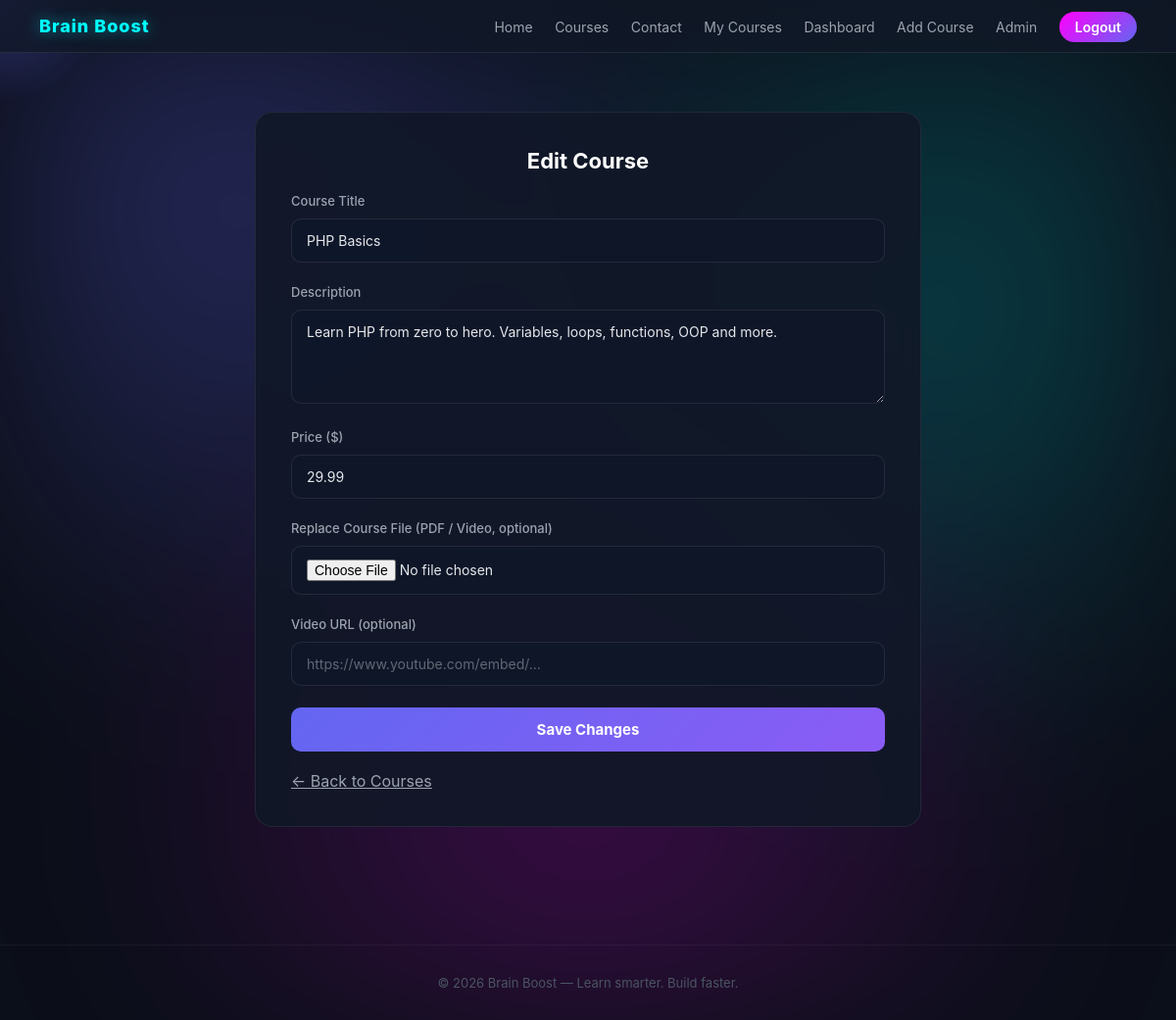
/edit_course.php?id=1 (signed in), run on the app's committed database.
### tables this page shows
CREATE TABLE IF NOT EXISTS courses (
    id          INT AUTO_INCREMENT PRIMARY KEY,
    title       VARCHAR(200) NOT NULL,
    description TEXT         NOT NULL,
    price       DECIMAL(8,2) NOT NULL DEFAULT 0.00,
    instructor  VARCHAR(100) NOT NULL,
    file_path   VARCHAR(300) DEFAULT NULL,
    video_url   VARCHAR(500) DEFAULT NULL,
    created_at  TIMESTAMP DEFAULT CURRENT_TIMESTAMP
);

### helpers.php (called while the page is built, shortened)
<?php
function sanitize($input): string {
    return htmlspecialchars(trim((string)($input ?? '')), ENT_QUOTES, 'UTF-8');
}
function findCourse(int $id): ?array {
    try {
        $db   = getDB();
        $stmt = $db->prepare('SELECT * FROM courses WHERE id = ? LIMIT 1');
        $stmt->execute([$id]);
        $row = $stmt->fetch();
        return $row ?: null;
    } catch (PDOException $e) {
        error_log('findCourse error: ' . $e->getMessage());
        return null;
    }
}

### edit_course.php (the view, shortened to what this page needs)
<?php
require_once 'helpers.php';
$id     = intval($_GET['id'] ?? 0);
$course = findCourse($id);
include 'header.php';
?>
<div class="form-wrapper">
    <div class="card wide-card">
        <h2>Edit Course</h2>
        <form method="POST" enctype="multipart/form-data">
            <label>Course Title</label>
            <input type="text" name="title" value="<?= sanitize($course['title']) ?>" required>
            <label>Description</label>
            <textarea name="description" rows="4" required><?= sanitize($course['description']) ?></textarea>
            <label>Price ($)</label>
            <input type="number" name="price" step="0.01" min="0" value="<?= $course['price'] ?>" required>
            <label>Replace Course File (PDF / Video, optional)</label>
            <input type="file" name="course_file" accept=".pdf,.mp4,.mov,.avi,.mkv,.zip">
            <label>Video URL (optional)</label>
            <input type="url" name="video_url" value="<?= sanitize($course['video_url'] ?? '') ?>"
                   placeholder="https://www.youtube.com/embed/...">
            <button type="submit">Save Changes</button>
        </form>
        <br>
        <a href="courses.php" style="color:#9ca3af;">&larr; Back to Courses</a>
    </div>
</div>
<?php include 'footer.php'; ?>

### style.css (style rules this page uses)
*, *::before, *::after { box-sizing: border-box; }
body { font-family: 'Inter', 'Segoe UI', sans-serif; margin: 0; background: #0b0f19; color: #e5e7eb; min-height: 100vh; }
.card { position: relative; width: 400px; padding: 36px; border-radius: 18px; background: rgba(17,24,39,0.9); backdrop-filter: blur(14px); border: 1px solid rgba(255,255,255,0.07); text-align: center; }
.card h2 { margin: 0 0 6px; font-size: 22px; color: #fff; }
input[type="text"], input[type="email"], input[type="password"], input[type="number"], input[type="url"], input[type="file"], textarea, select { width: 100%; padding: 13px 15px; margin: 8px 0; border-radius: 10px; border: 1px solid rgba(255,255,255,0.09); background: rgba(15,23,42,0.85); color: #e5e7eb; font-size: 14px; outline: none; transition: border-color 0.2s, box-shadow 0.2s; font-family: inherit; }
input::placeholder, textarea::placeholder { color: rgba(255,255,255,0.35); }
textarea { resize: vertical; }
label { display: block; text-align: left; margin: 14px 0 2px; font-size: 13px; color: #9ca3af; font-weight: 500; }
button[type="submit"], button { width: 100%; padding: 13px; margin-top: 14px; border-radius: 10px; border: none; background: linear-gradient(135deg, #6366f1, #8b5cf6); color: #fff; font-weight: 700; font-size: 15px; cursor: pointer; transition: transform 0.2s, box-shadow 0.2s; font-family: inherit; }
.form-wrapper { min-height: calc(100vh - 70px); display: flex; justify-content: center; align-items: flex-start; padding: 60px 20px; }
.wide-card { width: 100%; max-width: 680px; text-align: left; }
.wide-card h2 { text-align: center; margin-bottom: 20px; color: #fff; }

### data on the page
courses: title "PHP Basics", description "Learn PHP from zero to hero. Variables, loops, functions, OOP and more.", price "29.99"
